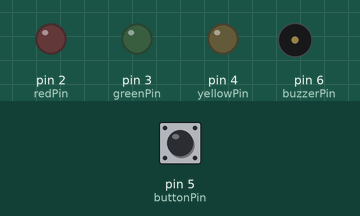
Simulated run of this sketch. Board: Arduino Uno, built with avr-gcc and run on an emulated ATmega328P. Parts: output pins drawn as LEDs (lit = HIGH), buzzer (waves = sounding, pin HIGH). The test bench sets the inputs (shaded band); at power-on: pin 5 (buttonPin) HIGH.

Above: at 1.2 s.
1.3 s: pin 5 (buttonPin) pulled LOW for 0.15 s
At 2.4 s:
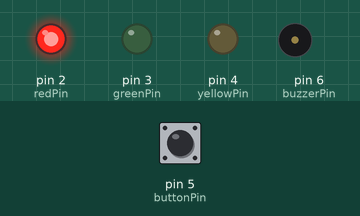
At 22.7 s:
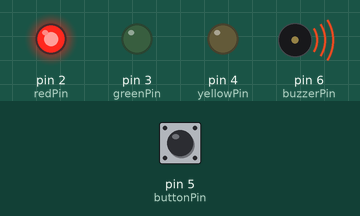
Timing chart, 0 to 24.8 s (numbered marks = the images above; inputs shaded):
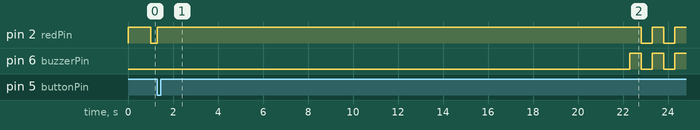

Measured:
- after the input at 1.3 s, pin 6 (buzzerPin): alternates HIGH for 0.50 s and LOW for 0.50 s, starting after 21.0 s

The sketch:

EECE4520Lab1.ino
```cpp
const int redPin = 2;     // Red LED connected to pin 2
const int greenPin = 3;   // Green LED connected to pin 3
const int yellowPin = 4;  // Yellow LED connected to pin 4
const int buttonPin = 5;  // Button connected to pin 5
const int buzzerPin = 6;  // Buzzer connected to pin 6
unsigned long prevmillis = 0;
unsigned long curmillis = 0;
const long onesec = 1000;

void setup() {
  pinMode(redPin, OUTPUT);
  pinMode(greenPin, OUTPUT);
  pinMode(yellowPin, OUTPUT);
  pinMode(buttonPin, INPUT_PULLUP);
  pinMode(buzzerPin, OUTPUT);
}

void loop()

 // Initially, Red light flashes until the button is pressed with 1 sec delay
{
 long int curmillis = millis();
 while (millis() - curmillis < onesec)
  {digitalWrite(redPin, HIGH);
    if (digitalRead(buttonPin) == LOW)
    {trafficlight();}
   }

 long int prevmillis = millis();
 while (millis() - prevmillis < onesec)
  {digitalWrite(redPin, LOW);
    if (digitalRead(buttonPin) == LOW)
    {trafficlight();}
   }
}

void trafficlight () //Traffic light Function
 {
  // Red light stays on for 24 seconds
  digitalWrite(redPin, HIGH);
  delay(21000);

  // During the last three seconds, flash the Red light
  for (int i = 0; i < 3; i++) {
    digitalWrite(redPin, HIGH);
    digitalWrite(buzzerPin, HIGH);
    delay(500);
    digitalWrite(redPin, LOW);
    digitalWrite(buzzerPin, LOW);
    delay(500);
  }

  // Green light stays on for 20 seconds
  digitalWrite(greenPin, HIGH);
  delay(17000);

  // During the last three seconds, flash the Green light
  for (int i = 0; i < 3; i++) {
    digitalWrite(greenPin, HIGH);
    digitalWrite(buzzerPin, HIGH);
    delay(500);
    digitalWrite(greenPin, LOW);
    digitalWrite(buzzerPin, LOW);
    delay(500);
  }

  // Yellow light stays on for 3 seconds
 for (int i = 0; i < 3; i++) {
    digitalWrite(yellowPin, HIGH);
    digitalWrite(buzzerPin, HIGH);
    delay(500);
    digitalWrite(buzzerPin, LOW);
    delay(500);
  }


  // Transition back to Red light
  digitalWrite(buzzerPin, LOW);
  digitalWrite(yellowPin, LOW);


  trafficlight ();
}
```
